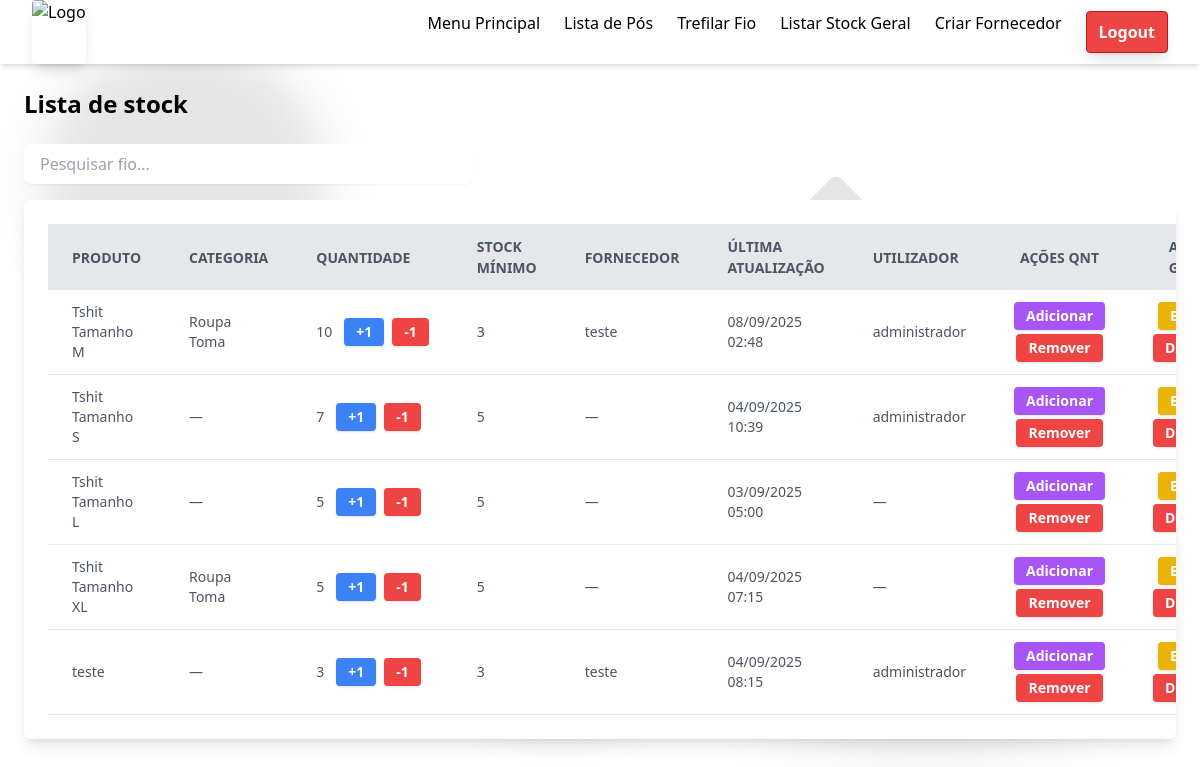
Page /listar_stock/ (signed in) on the earlier database version.
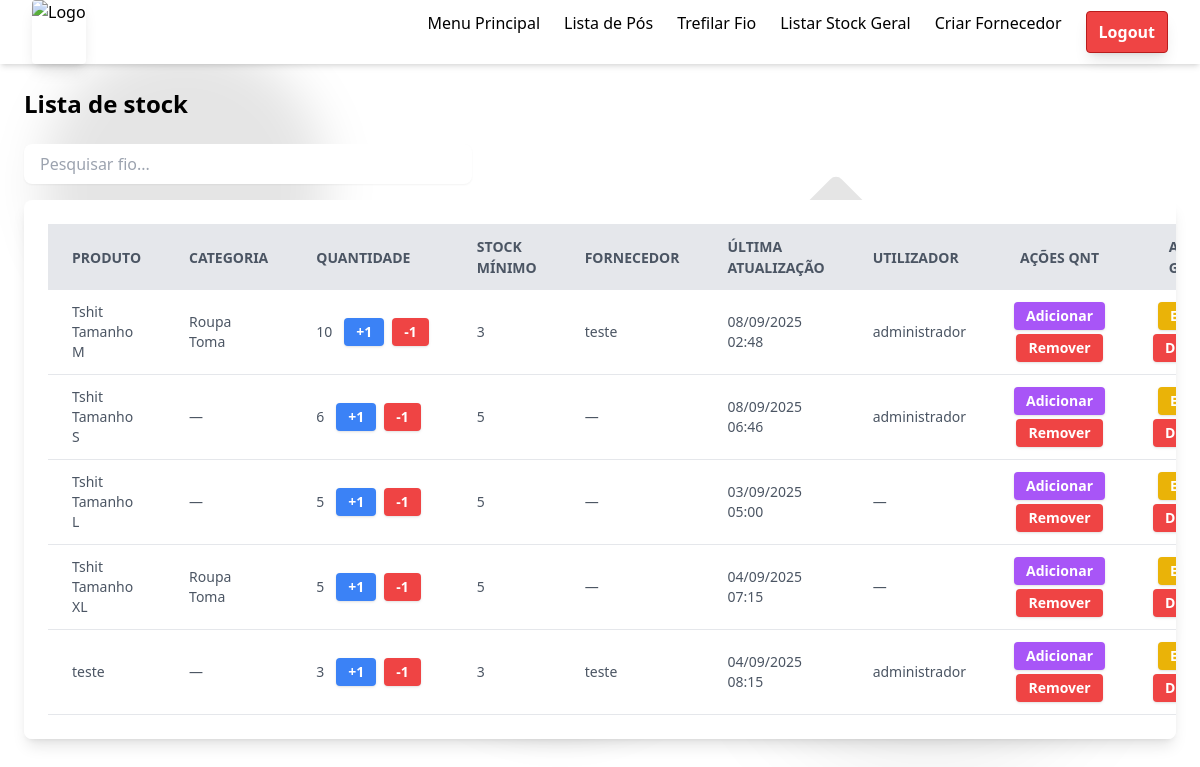
Same page on the later database version.
### management/models.py (models this page shows, shortened)
class Stock(models.Model):
    product = models.CharField(max_length=40)
    quantity = models.IntegerField()
    min_stock = models.IntegerField()
    categoria = models.ForeignKey(CategoriaProduto, on_delete=models.CASCADE, null=True, blank=True)
    fornecedor = models.ForeignKey(Fornecedor, on_delete=models.CASCADE, null=True, blank=True)
    date_added = models.DateTimeField(auto_now_add=True)
    updated_at = models.DateTimeField(auto_now=True)
    user = models.ForeignKey(User, on_delete=models.CASCADE, null=True, blank=True)

### management/views.py (the view, shortened to what this page needs)
# urls.py: path('listar_stock/', views.listar_stock, name='listar_stock'),
@login_required
def listar_stock(request):
    stock = Stock.objects.all()
    fornecedor = Fornecedor.objects.all()
    return render(request, 'management/listar_stock.html', {'stock': stock, 'fornecedor': fornecedor})

### management/templates/management/listar_stock.html (shortened to what this page needs)
{% extends 'management/base.html' %}
{% load static %}
{% block content %}
<h1 class="text-2xl font-bold text-black mb-6">Lista de stock</h1>
<div class="flex justify-between items-center mb-4">
  <input type="text" id="searchInput" placeholder="Pesquisar fio..."
         class="w-full max-w-md rounded-lg border-gray-300 focus:border-blue-500 focus:ring-blue-500 px-4 py-2 shadow-sm" />
</div>
<div class="overflow-x-auto w-full max-w-7xl bg-white rounded-lg shadow-lg p-6">
  <table id="stockTable" class="min-w-full table-auto">
    <thead>
      <tr class="bg-gray-200 text-gray-600 uppercase text-sm leading-normal">
        <th class="py-3 px-6 text-left">Produto</th>
        <th class="py-3 px-6 text-left">Categoria</th>
        <th class="py-3 px-6 text-left">Quantidade</th>
        <th class="py-3 px-6 text-left">Stock Mínimo</th>
        <th class="py-3 px-6 text-left">Fornecedor</th>
        <th class="py-3 px-6 text-left">Última Atualização</th>
        <th class="py-3 px-6 text-left">Utilizador</th>
        <th class="py-3 px-6 text-center">Ações Qnt</th>
        <th class="py-3 px-6 text-center">Ações Geral</th>
      </tr>
    </thead>
    <tbody class="text-gray-600 text-sm font-light">
      {% for item in stock %}
      <tr class="border-b border-gray-200 hover:bg-gray-100">
        <td class="py-3 px-6 text-left">
          {{ item.product }}
        </td>
        <td class="py-3 px-6 text-left">
            {{ item.categoria.nome|default:"—" }}
        </td>
        <td class="py-3 px-6 text-left">
          <div class="flex items-center gap-3">
            <span class="font-medium">{{ item.quantity }}</span>
            <form method="post" class="inline-flex items-center gap-2">
              <button type="submit" name="increment"
                      class="bg-blue-500 hover:bg-blue-600 text-white font-semibold px-3 py-1 rounded shadow">
                +1
              </button>
              <button type="submit" name="decrement"
                      class="bg-red-500 hover:bg-red-600 text-white font-semibold px-3 py-1 rounded shadow">
                -1
              </button>
            </form>
          </div>
        </td>
        <td class="py-3 px-6 text-left">
          {{ item.min_stock }}
        </td>
        <td class="py-3 px-6 text-left">
          {{ item.fornecedor.nome|default:"—" }}
        </td>
        <td class="py-3 px-6 text-left">
          {{ item.updated_at|date:"d/m/Y H:i" }}
        </td>
        <td class="py-3 px-6 text-left">
          {{ item.user.username|default:"—" }}
        </td>
        <td class="py-3 px-6 text-center">
          <div class="flex flex-col items-center space-y-1">
            <a href="{% url 'adicionar_stock' item.id %}"
               class="bg-purple-500 hover:bg-purple-600 text-white font-semibold px-3 py-1 rounded shadow">
              Adicionar
            </a>
            <a href="{% url 'remover_stock' item.id %}"
               class="bg-red-500 hover:bg-red-600 text-white font-semibold px-3 py-1 rounded shadow">
              Remover
            </a>
          </div>
        </td>
        <td class="py-3 px-6 text-center">
          <div class="flex flex-col items-center space-y-1">
            <a href="{% url 'editar_stock' item.id %}"
               class="bg-yellow-500 hover:bg-yellow-600 text-white font-semibold px-3 py-1 rounded shadow">
            </a>
            <a href="{% url 'delete_stock' item.id %}"
               class="bg-red-500 hover:bg-red-600 text-white font-semibold px-3 py-1 rounded shadow">
              Deletar
            </a>
          </div>
        </td>
      </tr>
      {% empty %}
      <tr>
        <td colspan="9" class="py-3 px-6 text-center">Nenhum produto encontrado.</td>
      </tr>
      {% endfor %}
    </tbody>
  </table>
</div>
{% endblock %}

Differences in the rows shown:
changed Stock "Tshit Tamanho S": quantity "7" → "6"; updated_at "04/09/2025 10:39" → "08/09/2025 06:46"
